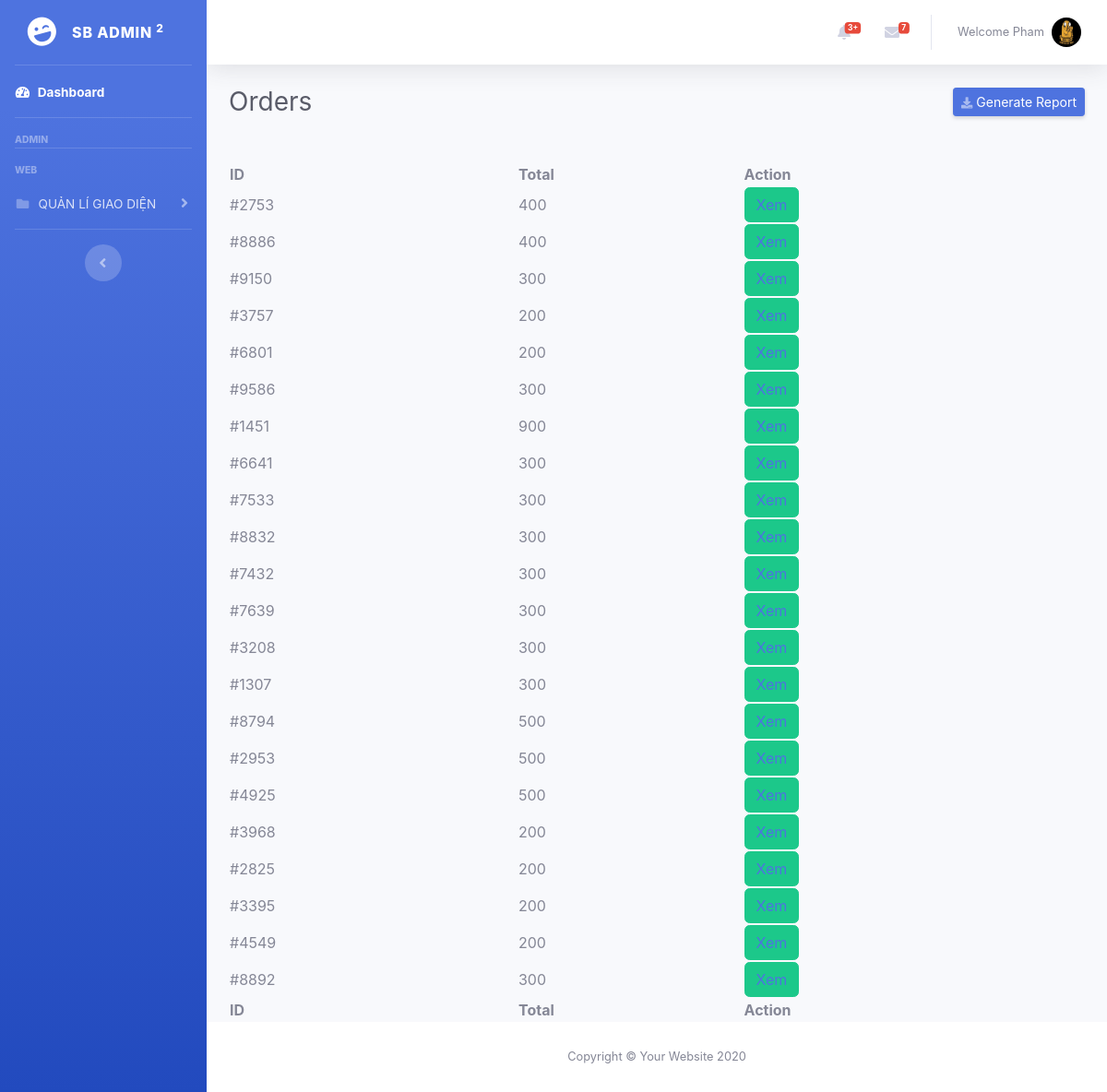
/resource/view/pages/main/manage-orders.php (signed in), run on the app's committed database.
### tables this page shows
CREATE TABLE `users` (
  `id` int(11) NOT NULL,
  `images` varchar(255) NOT NULL,
  `lastname` varchar(255) NOT NULL,
  `firstname` varchar(255) NOT NULL,
  `email` varchar(255) NOT NULL,
  `password` varchar(255) NOT NULL,
  `created_at` datetime DEFAULT NULL,
  `active` tinyint(4) NOT NULL,
  `is_active` tinyint(4) NOT NULL,
  `status` int(11) NOT NULL,
  `role_id` int(11) NOT NULL,
  `phone` int(11) DEFAULT NULL,
  `address` varchar(255) NOT NULL
);

CREATE TABLE `orders` (
  `id` int(11) NOT NULL,
  `external_id` varchar(255) NOT NULL,
  `created_at` datetime NOT NULL,
  `deleted_at` datetime NOT NULL,
  `total` int(11) NOT NULL,
  `description` int(11) DEFAULT NULL
);

### function/function.php (called while the page is built, shortened)
<?php
function checkPer($user_id, $per_code)
{
  include '../../../../database/database.php';
  $sql = "SELECT link_role_permission.* FROM link_role_permission INNER JOIN permissions ON permissions.id = link_role_permission.permission_id INNER JOIN roles ON roles.id = link_role_permission.role_id INNER JOIN users ON users.role_id = roles.id WHERE users.id = '$user_id' && permissions.code = '$per_code' ";
  $result = $conn->query($sql);
  return false;
}

### resource/view/pages/main/manage-orders.php (the view, shortened to what this page needs)
<?php
include '../../../../database/database.php';
include '../../../../function/function.php';
$sql = "SELECT * FROM orders order by id DESC";
$result = $conn->query($sql);
?>
<!DOCTYPE html>
<html lang="en">
<head>
    <link rel="stylesheet" href="https://cdnjs.cloudflare.com/ajax/libs/font-awesome/5.15.1/css/all.min.css" />
    <link href="../../../../public/backend/assets/css/sb-admin-2.min.css" rel="stylesheet">
    <link rel="stylesheet" href="https://cdn.datatables.net/1.11.3/css/jquery.dataTables.min.css">
    <link rel="stylesheet" href="https://cdn.datatables.net/buttons/2.1.0/css/buttons.dataTables.min.css">
</head>
<body id="page-top">
    <div id="wrapper">
        <?php include '../../partial/sideBar.php'; ?>
        <div id="content-wrapper" class="d-flex flex-column">
            <div id="content">
                <?php include '../../partial/topBar.php'; ?>
                <div class="container-fluid">
                    <div class="d-sm-flex align-items-center justify-content-between mb-4">
                        <h1 class="h3 mb-0 text-gray-800">Orders</h1>
                        <form action="../products/exportProduct.php" method="post">
                            <button type="submit" name="export" class="d-none d-sm-inline-block btn btn-sm btn-primary shadow-sm"><i class="fas fa-download fa-sm text-white-50"></i> Generate Report</button>
                        </form>
                    </div>
                    <table id="example" class="display nowrap" style="width:100%">
                        <thead>
                            <tr>
                                <th>ID</th>
                                <th>Total</th>
                                <th>Action</th>
                            </tr>
                        </thead>
                        <tbody>
                            <?php
                            if ($result->num_rows > 0) {
                                while ($row = $result->fetch_assoc()) {
                            ?>
                                    <tr>
                                        <td><?php echo $row['external_id']; ?></td>
                                        <td><?php echo $row['total']; ?></td>
                                        <td>
                                            <button type="button" data-toggle="modal" class="btn btn-success editOrderBtn" data-target="#editOrders"><a href="../order/order-details.php?id=<?php echo $row['id'] ?>">Xem</a></button>
                                        </td>
                                    </tr>
                            <?php
                                }
                            } else {
                                echo "0 results";
                            }
                            ?>
                        </tbody>
                        <tfoot>
                            <tr>
                                <th>ID</th>
                                <th>Total</th>
                                <th>Action</th>
                            </tr>
                        </tfoot>
                    </table>
                </div>
            </div>
            <?php include '../../partial/footer.php'; ?>
        </div>
</body>
</html>

### resource/view/partial/topBar.php (shortened to what this page needs)
<nav class="navbar navbar-expand navbar-light bg-white topbar mb-4 static-top shadow">
<ul class="navbar-nav ml-auto">
    <li class="nav-item dropdown no-arrow mx-1">
        <a class="nav-link dropdown-toggle" href="#" id="alertsDropdown" role="button"
            data-toggle="dropdown" aria-haspopup="true" aria-expanded="false">
            <i class="fas fa-bell fa-fw"></i>
            <span class="badge badge-danger badge-counter">3+</span>
        </a>
    </li>
    <li class="nav-item dropdown no-arrow mx-1">
        <a class="nav-link dropdown-toggle" href="#" id="messagesDropdown" role="button"
            data-toggle="dropdown" aria-haspopup="true" aria-expanded="false">
            <i class="fas fa-envelope fa-fw"></i>
            <span class="badge badge-danger badge-counter">7</span>
        </a>
    </li>
    <li class="nav-item dropdown no-arrow">
        <a class="nav-link dropdown-toggle" href="#" id="userDropdown" role="button"
            data-toggle="dropdown" aria-haspopup="true" aria-expanded="false">
            <span class="mr-2 d-none d-lg-inline text-gray-600 small"><?php
            $id = $_SESSION["user"]["id"];
            $query = mysqli_query($conn, "SELECT * FROM users WHERE id = '$id' ");
            $user = $query->fetch_assoc();
            echo "Welcome " . $user['firstname'];
            ?>
            </span>
            <img class="img-profile rounded-circle"
                src="
                <?php if ($user['images']) {
                echo $user['images'];
                } else {
                echo '../../../../public/backend/assets/images/defaultImages.png';
                }
                ?>">
        </a>
    </li>
</ul>
</nav>

### data on the page
users: firstname "Pham", images (picture)
orders: external "#2753", total "400"
orders: external "#8886", total "400"
orders: external "#9150", total "300"
orders: external "#3757", total "200"
orders: external "#6801", total "200"
orders: external "#9586", total "300"
orders: external "#1451", total "900"
orders: external "#6641", total "300"
orders: external "#7533", total "300"
orders: external "#8832", total "300"
orders: external "#7432", total "300"
orders: external "#7639", total "300"
orders: external "#3208", total "300"
orders: external "#1307", total "300"
orders: external "#8794", total "500"
orders: external "#2953", total "500"
orders: external "#4925", total "500"
orders: external "#3968", total "200"
orders: external "#2825", total "200"
orders: external "#3395", total "200"
orders: external "#4549", total "200"
orders: external "#8892", total "300"
